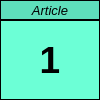
<?xml version="1.0" encoding="UTF-8"?>
<ui version="4.0">
 <class>Form</class>
 <widget class="QWidget" name="Form">
  <property name="geometry">
   <rect>
    <x>0</x>
    <y>0</y>
    <width>100</width>
    <height>100</height>
   </rect>
  </property>
  <property name="windowTitle">
   <string>Form</string>
  </property>
  <property name="styleSheet">
   <string notr="true">background-color:rgb(108, 255, 214);
border:1px solid black;</string>
  </property>
  <widget class="QLabel" name="labelType">
   <property name="geometry">
    <rect>
     <x>0</x>
     <y>0</y>
     <width>100</width>
     <height>20</height>
    </rect>
   </property>
   <property name="font">
    <font>
     <family>Ubuntu</family>
     <pointsize>10</pointsize>
     <italic>true</italic>
    </font>
   </property>
   <property name="styleSheet">
    <string notr="true">background-color:rgb(94, 223, 187);
font-style:italic;</string>
   </property>
   <property name="text">
    <string>Article</string>
   </property>
   <property name="alignment">
    <set>Qt::AlignCenter</set>
   </property>
  </widget>
  <widget class="QLabel" name="labelID">
   <property name="geometry">
    <rect>
     <x>0</x>
     <y>20</y>
     <width>100</width>
     <height>80</height>
    </rect>
   </property>
   <property name="font">
    <font>
     <pointsize>28</pointsize>
     <weight>75</weight>
     <bold>true</bold>
    </font>
   </property>
   <property name="text">
    <string>1</string>
   </property>
   <property name="alignment">
    <set>Qt::AlignCenter</set>
   </property>
  </widget>
 </widget>
 <resources/>
 <connections/>
</ui>
